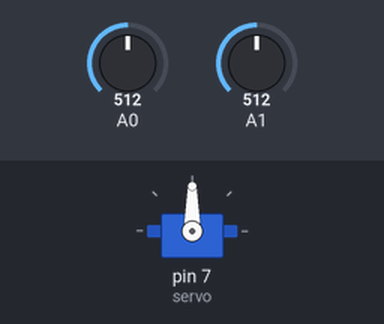
This sketch was run on a simulated Arduino Uno, built with avr-gcc and run on an emulated ATmega328P. Parts: servo. The test bench sets the inputs (shaded band); at power-on: A0 = 512, A1 = 512. What the sketch prints to the serial monitor is not drawn.

Above: at 1.2 s.
1.3 s: A0 set to 716
At 2.2 s:
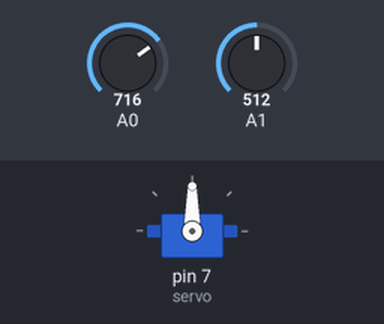
2.8 s: A1 set to 716
At 3.5 s:
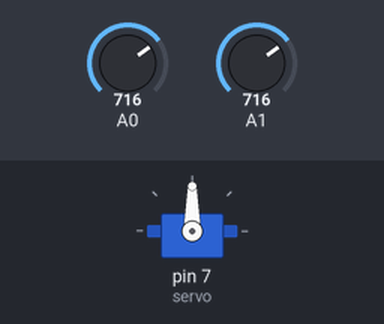
Timing chart, 0 to 5.8 s (numbered marks = the images above; inputs shaded):
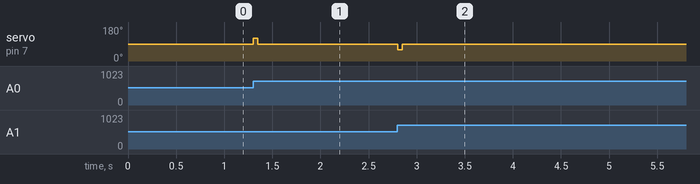

The sketch:

Ears.ino
```cpp
/****************************************
Example Sound Level Sketch for the
Adafruit Microphone Amplifier
****************************************/

#include <Servo.h>

const int sampleWindow = 50; // Sample window width in mS (50 mS = 20Hz)
unsigned int sampleL;
unsigned int sampleR;
Servo servo;


void setup()
{
   Serial.begin(9600);

   pinMode(7, OUTPUT);
   servo.attach(7);
}


void loop()
{
//  for (int i = 0; i < 4; i++) {
     unsigned long startMillis= millis();  // Start of sample window
     unsigned int peakToPeakL = 0;   // peak-to-peak level
     unsigned int peakToPeakR = 0;   // peak-to-peak level

     unsigned int signalMaxL = 0;
     unsigned int signalMinL = 1024;
     unsigned int signalMaxR = 0;
     unsigned int signalMinR = 1024;

     // collect data for 50 mS
     while (millis() - startMillis < sampleWindow)
     {
        sampleL = analogRead(0);
        sampleR = analogRead(1);
        if (sampleL < 1024)  // toss out spurious readings
        {
           if (sampleL > signalMaxL)
           {
              signalMaxL = sampleL;  // save just the max levels
           }
           else if (sampleL < signalMinL)
           {
              signalMinL = sampleL;  // save just the min levels
           }
        }

        if (sampleR < 1024)  // toss out spurious readings
        {
           if (sampleR > signalMaxR)
           {
              signalMaxR = sampleR;  // save just the max levels
           }
           else if (sampleR < signalMinR)
           {
              signalMinR = sampleR;  // save just the min levels
           }
        }

     }
     peakToPeakL = signalMaxL - signalMinL;  // max - min = peak-peak amplitude
     peakToPeakR = signalMaxR - signalMinR;  // max - min = peak-peak amplitude
//  }


//   int displayPeak = map(peakToPeak, 0, 1023, 0, maxScale);

//   double voltsL = (peakToPeakL * 3.3) / 1024;  // convert to volts
//   double voltsR = (peakToPeakR * 3.3) / 1024;  // convert to volts

//   Serial.println(voltsL);
//   Serial.println(voltsR);
//   int printOut = peakToPeakL - peakToPeakR;
//   Serial.println(printOut);


   int diff = peakToPeakL - peakToPeakR;
   Serial.println(diff);

   if (diff > 50)
     servo.write(120);
   else if (diff > 25)
     servo.write(105);
   else if (diff >= -25)
     servo.write(90);
   else if (diff >= -50)
     servo.write(75);
   else
     servo.write(60);


//   int pos = 30*(voltsL- voltsR);
//   servo.write(90 + pos); // UNCOMMENT THIS!!!
//   Serial.println(pos);

//   if (pos > 4)
//     pos = 4;
//   else if (pos < -4)
//     pos = -4;
//
//   pos = 20*pos;
//   servo.write(90 + pos);
//   servo.write(0);
}
```

Measured:
- after the input at 1.3 s, servo on pin 7 (servo): 90° → 120° at once, → 90° 0.05 s later
- after the input at 2.8 s, servo on pin 7 (servo): 90° → 60° at once, → 90° 0.05 s later
